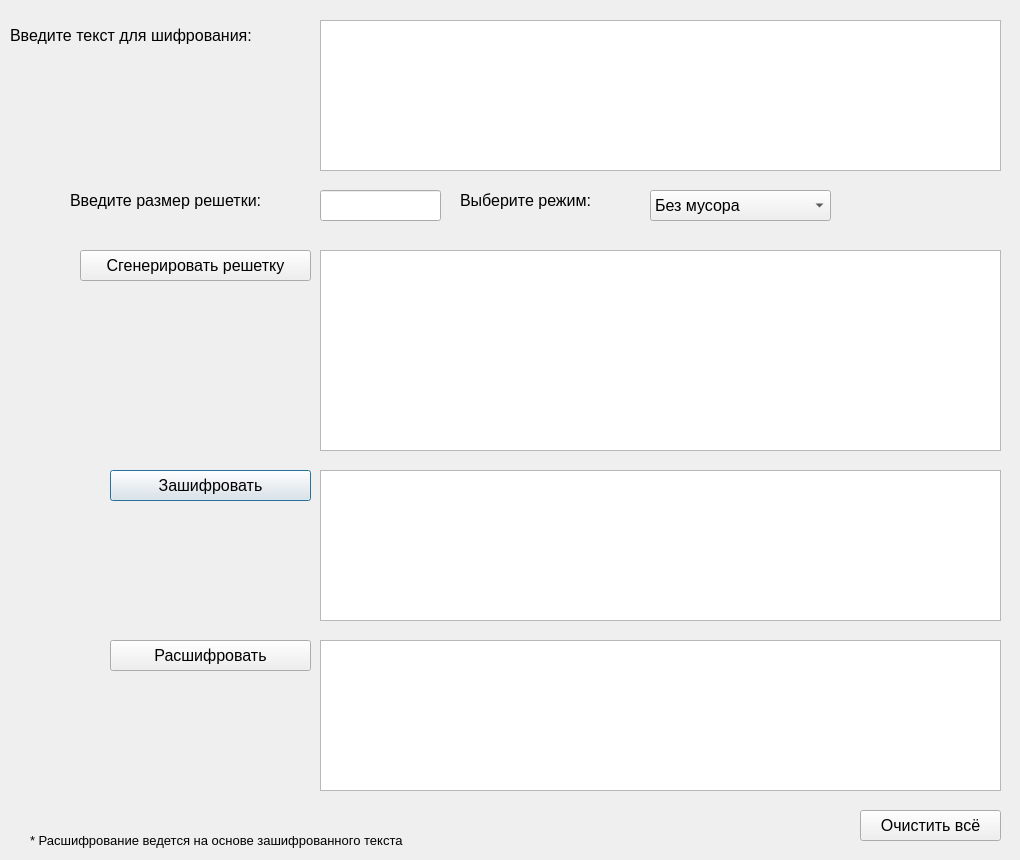
<?xml version="1.0" encoding="UTF-8"?>
<ui version="4.0">
 <class>Dialog10</class>
 <widget class="QDialog" name="Dialog10">
  <property name="geometry">
   <rect>
    <x>0</x>
    <y>0</y>
    <width>1020</width>
    <height>860</height>
   </rect>
  </property>
  <property name="minimumSize">
   <size>
    <width>1020</width>
    <height>860</height>
   </size>
  </property>
  <property name="maximumSize">
   <size>
    <width>1020</width>
    <height>860</height>
   </size>
  </property>
  <property name="windowTitle">
   <string>Решетка Кардано</string>
  </property>
  <widget class="QLabel" name="label">
   <property name="geometry">
    <rect>
     <x>70</x>
     <y>180</y>
     <width>241</width>
     <height>41</height>
    </rect>
   </property>
   <property name="font">
    <font>
     <family>Arial</family>
     <pointsize>12</pointsize>
    </font>
   </property>
   <property name="text">
    <string>Введите размер решетки:</string>
   </property>
  </widget>
  <widget class="QLabel" name="label_2">
   <property name="geometry">
    <rect>
     <x>10</x>
     <y>20</y>
     <width>301</width>
     <height>31</height>
    </rect>
   </property>
   <property name="font">
    <font>
     <family>Arial</family>
     <pointsize>12</pointsize>
    </font>
   </property>
   <property name="text">
    <string>Введите текст для шифрования:</string>
   </property>
  </widget>
  <widget class="QTextEdit" name="slova">
   <property name="geometry">
    <rect>
     <x>320</x>
     <y>20</y>
     <width>681</width>
     <height>151</height>
    </rect>
   </property>
   <property name="font">
    <font>
     <family>Arial</family>
     <pointsize>12</pointsize>
    </font>
   </property>
  </widget>
  <widget class="QTextEdit" name="rez_decr">
   <property name="geometry">
    <rect>
     <x>320</x>
     <y>640</y>
     <width>681</width>
     <height>151</height>
    </rect>
   </property>
   <property name="font">
    <font>
     <family>Arial</family>
     <pointsize>12</pointsize>
    </font>
   </property>
   <property name="readOnly">
    <bool>true</bool>
   </property>
  </widget>
  <widget class="QPushButton" name="but_encr">
   <property name="geometry">
    <rect>
     <x>110</x>
     <y>470</y>
     <width>201</width>
     <height>31</height>
    </rect>
   </property>
   <property name="font">
    <font>
     <family>Arial</family>
     <pointsize>12</pointsize>
    </font>
   </property>
   <property name="text">
    <string>Зашифровать</string>
   </property>
  </widget>
  <widget class="QLineEdit" name="key">
   <property name="geometry">
    <rect>
     <x>320</x>
     <y>190</y>
     <width>121</width>
     <height>31</height>
    </rect>
   </property>
   <property name="font">
    <font>
     <family>Arial</family>
     <pointsize>12</pointsize>
    </font>
   </property>
  </widget>
  <widget class="QPushButton" name="but_decr">
   <property name="geometry">
    <rect>
     <x>110</x>
     <y>640</y>
     <width>201</width>
     <height>31</height>
    </rect>
   </property>
   <property name="font">
    <font>
     <family>Arial</family>
     <pointsize>12</pointsize>
    </font>
   </property>
   <property name="text">
    <string>Расшифровать</string>
   </property>
  </widget>
  <widget class="QTextEdit" name="rez_encr">
   <property name="geometry">
    <rect>
     <x>320</x>
     <y>470</y>
     <width>681</width>
     <height>151</height>
    </rect>
   </property>
   <property name="font">
    <font>
     <family>Arial</family>
     <pointsize>12</pointsize>
    </font>
   </property>
   <property name="readOnly">
    <bool>true</bool>
   </property>
  </widget>
  <widget class="QLabel" name="label_3">
   <property name="geometry">
    <rect>
     <x>30</x>
     <y>820</y>
     <width>481</width>
     <height>41</height>
    </rect>
   </property>
   <property name="font">
    <font>
     <family>Arial</family>
     <pointsize>10</pointsize>
    </font>
   </property>
   <property name="text">
    <string>* Расшифрование ведется на основе зашифрованного текста</string>
   </property>
  </widget>
  <widget class="QPushButton" name="but_clear">
   <property name="geometry">
    <rect>
     <x>860</x>
     <y>810</y>
     <width>141</width>
     <height>31</height>
    </rect>
   </property>
   <property name="font">
    <font>
     <family>Arial</family>
     <pointsize>12</pointsize>
    </font>
   </property>
   <property name="text">
    <string>Очистить всё</string>
   </property>
  </widget>
  <widget class="QLabel" name="label_4">
   <property name="geometry">
    <rect>
     <x>460</x>
     <y>180</y>
     <width>161</width>
     <height>41</height>
    </rect>
   </property>
   <property name="font">
    <font>
     <family>Arial</family>
     <pointsize>12</pointsize>
    </font>
   </property>
   <property name="text">
    <string>Выберите режим:</string>
   </property>
  </widget>
  <widget class="QComboBox" name="comboBox">
   <property name="geometry">
    <rect>
     <x>650</x>
     <y>190</y>
     <width>181</width>
     <height>31</height>
    </rect>
   </property>
   <property name="font">
    <font>
     <family>Arial</family>
     <pointsize>12</pointsize>
    </font>
   </property>
   <item>
    <property name="text">
     <string>Без мусора</string>
    </property>
   </item>
   <item>
    <property name="text">
     <string>С мусором</string>
    </property>
   </item>
  </widget>
  <widget class="QPushButton" name="reshetka_btn">
   <property name="geometry">
    <rect>
     <x>80</x>
     <y>250</y>
     <width>231</width>
     <height>31</height>
    </rect>
   </property>
   <property name="font">
    <font>
     <family>Arial</family>
     <pointsize>12</pointsize>
    </font>
   </property>
   <property name="text">
    <string>Сгенерировать решетку</string>
   </property>
  </widget>
  <widget class="QTextEdit" name="reshetka">
   <property name="geometry">
    <rect>
     <x>320</x>
     <y>250</y>
     <width>681</width>
     <height>201</height>
    </rect>
   </property>
   <property name="font">
    <font>
     <family>Arial</family>
     <pointsize>10</pointsize>
    </font>
   </property>
   <property name="readOnly">
    <bool>true</bool>
   </property>
  </widget>
 </widget>
 <resources/>
 <connections/>
</ui>
